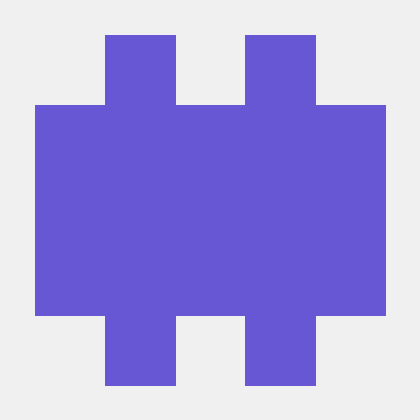
#> input picture Python_bir/deneme.png, 420 x 420 px
$ python egitim.py
#> lines starting #> are read from the running program, lines starting #| are printed output that depends on the picture; after the words box and inside, x2 and y2 are one past the last pixel; in counts of white or black regions, pixels touching at a corner belong together
import cv2
import numpy as np
import matplotlib.pyplot as plt

# Resmi yükle
img = cv2.imread('deneme.png', 0)
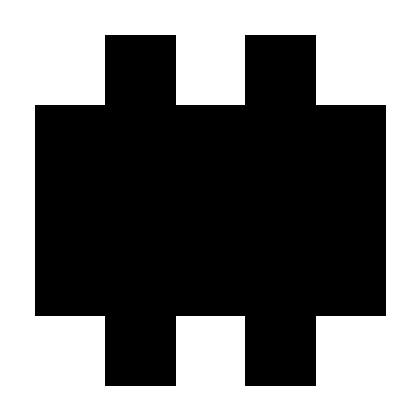
#> img: shape (420, 420); values 106 (black) and 240 (white), 46.7% white; 1 white region, box (x1, y1, x2, y2) and area: (0, 0, 420, 420) 82459

# Histogramı hesapla
hist, bins = np.histogram(img.flatten(), 256, [0, 256])
#> hist = 256 values, max 93941 at index 106, min 0 at index 0, mean 689.1; bins = 257 values from 0 to 256

# Kumulatif histogramı hesapla
cumulative_hist = np.cumsum(hist)
#> cumulative_hist = 256 values from 0 to 176400

# Kumulatif histogram grafiği
plt.plot(cumulative_hist)

# Grafik başlığı ve ekseni etiketleri
plt.title('Kumulatif Histogram')
plt.xlabel('Piksel Değerleri')
plt.ylabel('Kümülatif Sayı')

plt.show()
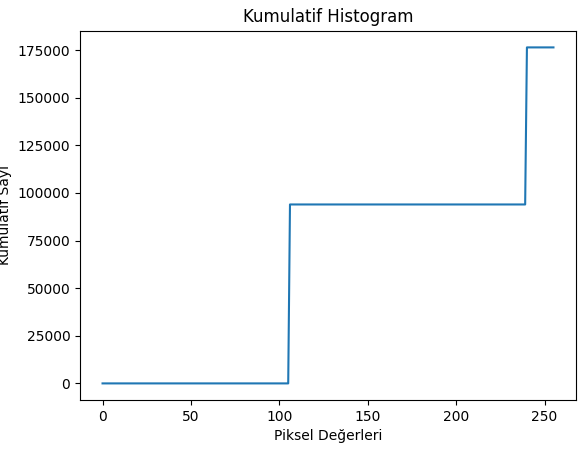
#> figure drawn by matplotlib, 1 panel; curve peaks at x = 240, y = 176400
